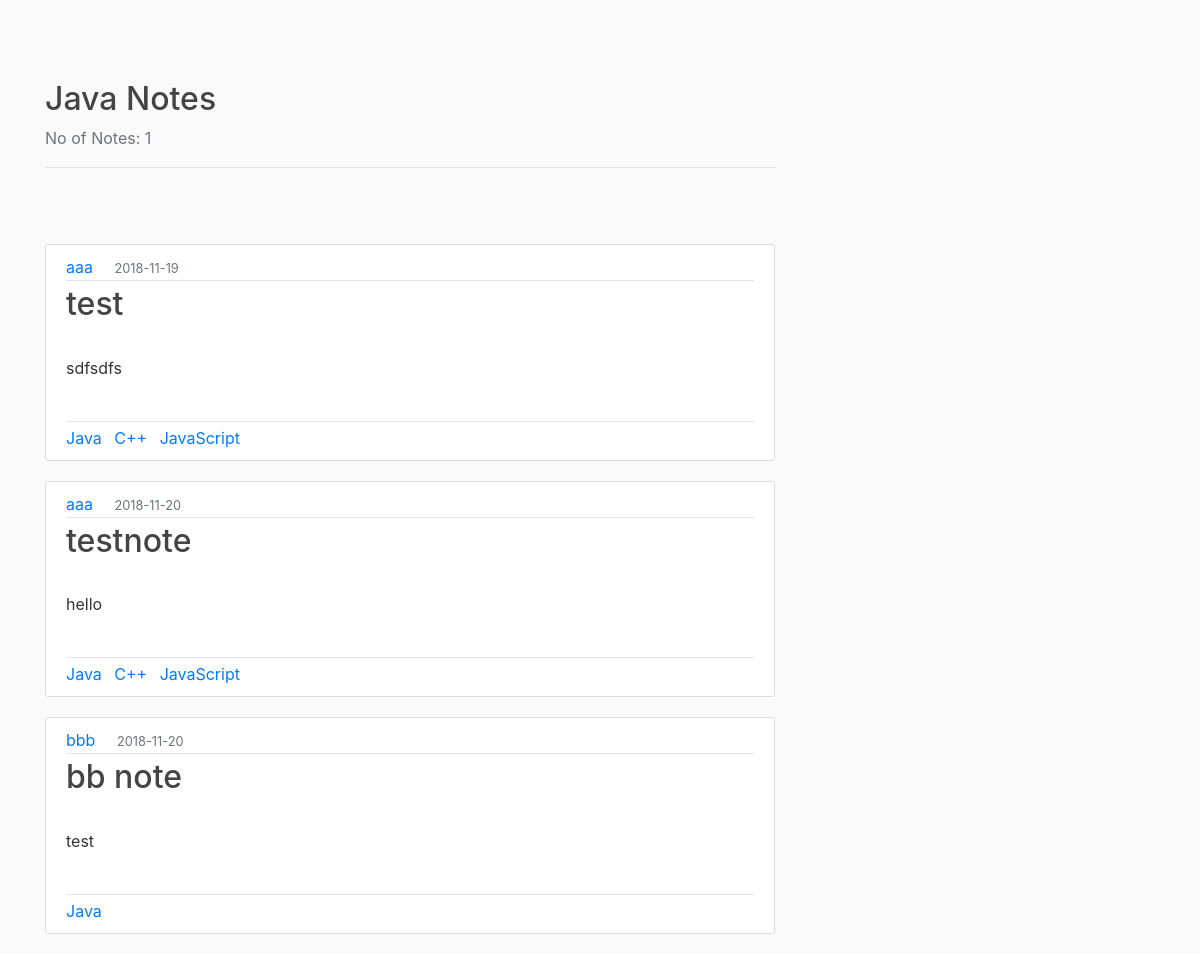
The app's page /tag/1, older data.
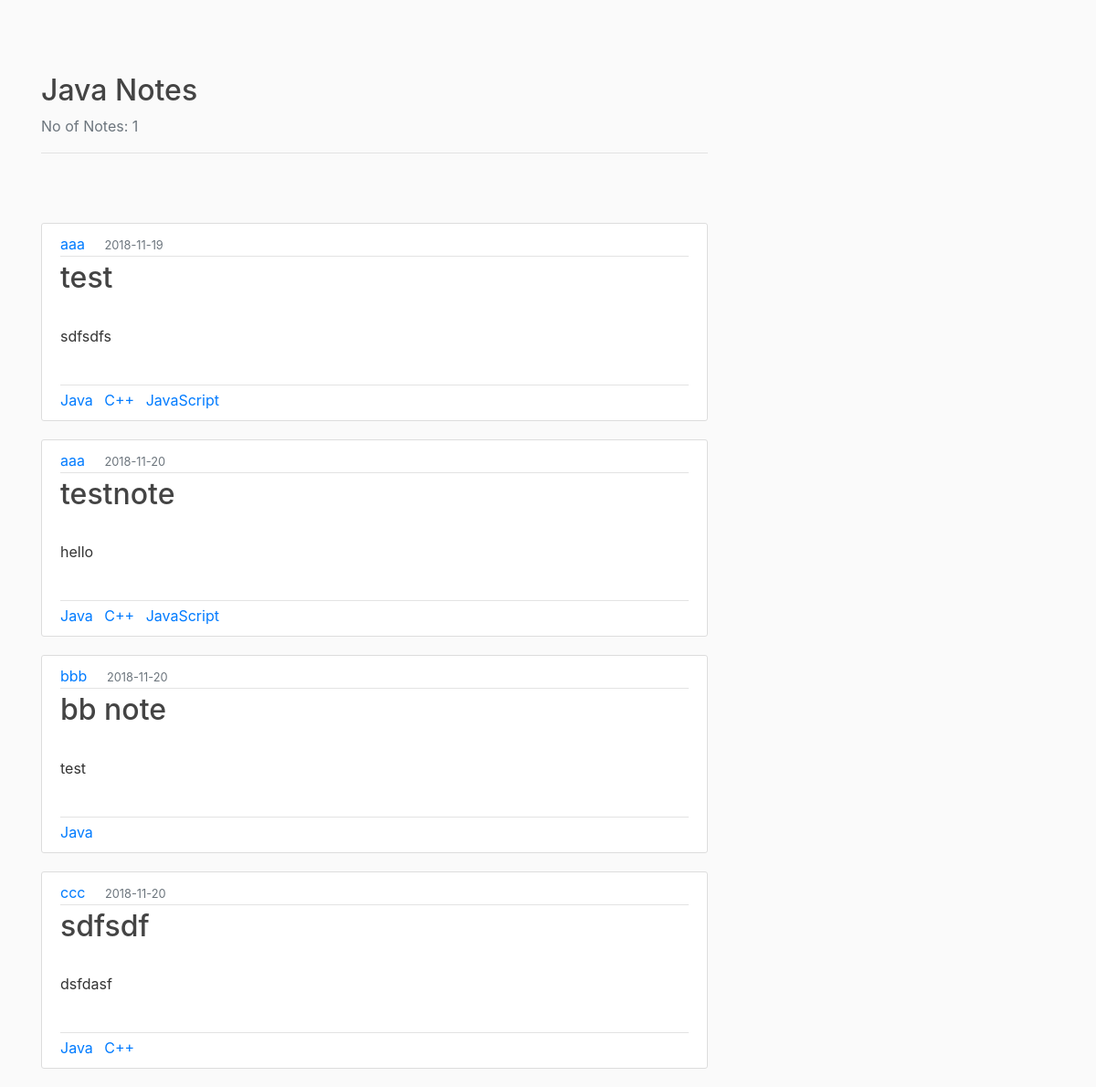
The same page, newer data.
### flaskblog/models.py (models this page shows, shortened)
class Tag(db.Model):
    id = db.Column(db.Integer, primary_key=True)
    name = db.Column(db.String(100), nullable=False)
    usertags = db.relationship('User', secondary='tagmapper', backref=db.backref('usertags', lazy='dynamic'))
    notetags = db.relationship('Note', secondary='notemapper', backref=db.backref('notetags', lazy='dynamic'))

class Note(db.Model):
    id = db.Column(db.Integer, primary_key=True)
    title = db.Column(db.String(100), nullable=False)
    date_created = db.Column(db.DateTime, nullable=False, default=datetime.utcnow)
    content = db.Column(db.Text, nullable=False)
    user_id = db.Column(db.Integer, db.ForeignKey('user.id'), nullable=False)

class User(db.Model, UserMixin):
    id = db.Column(db.Integer, primary_key=True)
    firstname = db.Column(db.String(20), nullable=False)
    lastname = db.Column(db.String(20), nullable=False)
    email = db.Column(db.String(120), unique=True, nullable=False)
    password = db.Column(db.String(60), nullable=False)
    note = db.relationship('Note', backref='author', lazy=True)

### flaskblog/routes.py (the view)
@app.route("/tag/<int:tag_id>")
def tags(tag_id):
    tags = Tag.query.get_or_404(tag_id)
    tagcount = Tag.query.filter_by(id = tag_id).count()
    return render_template('tags.html', tags=tags, tagcount = tagcount)

### flaskblog/templates/tags.html
{% extends "layout.html" %}
{% block content %}
<div class="article-metadata">
  <h2>{{ tags.name }} Notes</h2>
  <p class="text-secondary"> No of Notes: {{ tagcount }}</p>
</div>
<br>
<br>
<br>
{% for n in tags.notetags %}
    <article class="media content-section">
      <div class="media-body">
        <div class="article-metadata">
          <a class="mr-2" href="{{ url_for('user_notes', user_id=n.author.id) }}">{{ n.author.firstname }}</a>&nbsp&nbsp
          <small class="text-muted">{{ n.date_created.strftime('%Y-%m-%d') }}</small>
        </div>
        <div class="article-metadata">
          <h2><a class="article-title" href="{{ url_for('note', note_id=n.id) }}">{{ n.title }}</a></h2><br>
          <p class="article-content">{{ n.content }}</p><br>
        </div>
        {% for i in n.notetags %}
          <a class="mr-2" href="{{ url_for('tags', tag_id=i.id) }}">{{ i.name }}</a>
        {% endfor %}
    </div>
    </article>
{% endfor %}
{% endblock content %}

### flaskblog/templates/layout.html (shortened to what this page needs)
<!DOCTYPE html>
<html>
<head>
    <link rel="stylesheet" href="https://maxcdn.bootstrapcdn.com/bootstrap/4.0.0/css/bootstrap.min.css">
    <link rel="stylesheet" type="text/css" href="{{ url_for('static', filename='main.css') }}">
</head>
<body>
    <main role="main" class="container">
      <div class="row">
        <div class="col-md-8">
            {% block content %}{% endblock %}
        </div>
      </div>
    </main>
</body>
</html>

### flaskblog/static/main.css (style rules this page uses)
body { background: #fafafa; color: #333333; margin-top: 5rem; }
h1, h2, h3, h4, h5, h6 { color: #444444; }
.content-section { background: #ffffff; padding: 10px 20px; border: 1px solid #dddddd; border-radius: 3px; margin-bottom: 20px; }
.article-title { color: #444444; }
.article-content { white-space: pre-line; }
.article-metadata { padding-bottom: 1px; margin-bottom: 4px; border-bottom: 1px solid #e3e3e3 }

Row changes from the older to the newer data that the page shows:
added Note: author.firstname "ccc", date_created "2018-11-20", title "sdfsdf", content "dsfdasf", Tag (name "Java"), Tag (name "C++")
